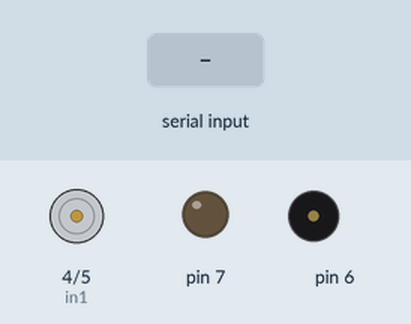
The sketch below on a simulated Arduino Uno, built with avr-gcc and run on an emulated ATmega328P. Parts: motor-driver pin pairs drawn as motors (green arrow = first pin HIGH = forward, orange = second pin HIGH = backward, longer = more drive), output pins drawn as LEDs (lit = HIGH), buzzer (waves = sounding). Dashed ring = blinking. The test bench sets the inputs (shaded band).

Above: at 1.2 s.
1.3 s: "q" received over Serial
At 2.2 s:
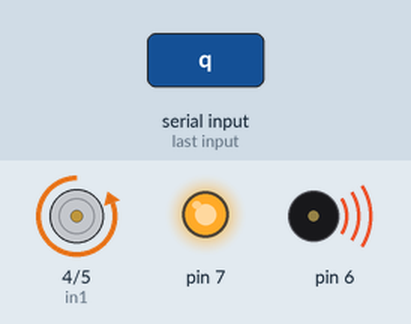
4.3 s: "w" received over Serial
At 7.2 s:
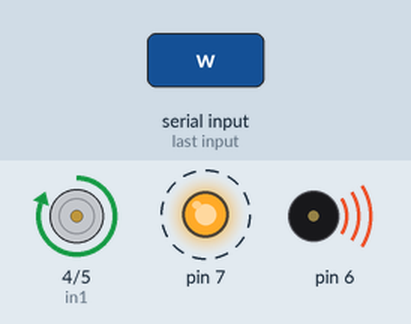
7.3 s: "h" received over Serial
At 9.17 s:
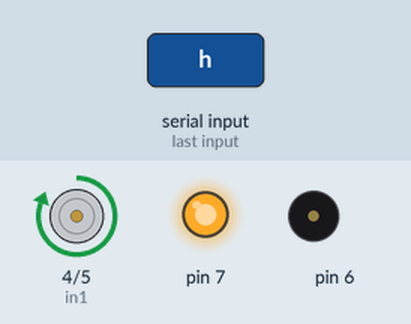
10.3 s: "e" received over Serial
At 11.2 s:
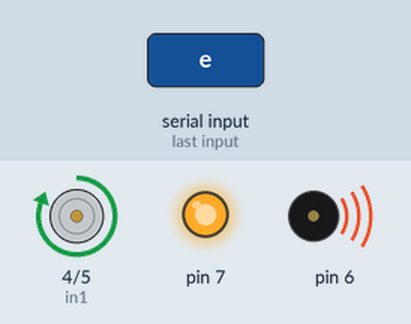
13.3 s: "h" received over Serial
At 14.7 s:
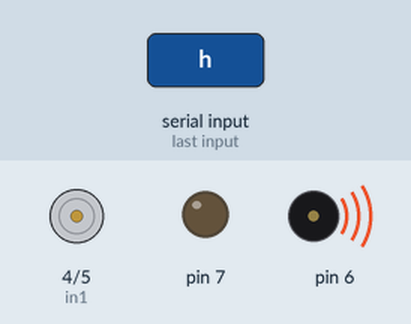
16.3 s: "1" received over Serial
At 18.4 s:
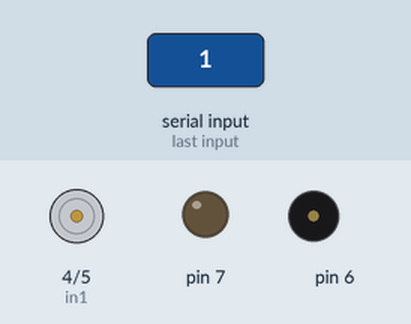
Timing chart, 0 to 18.8 s (numbered marks = the images above; inputs shaded):
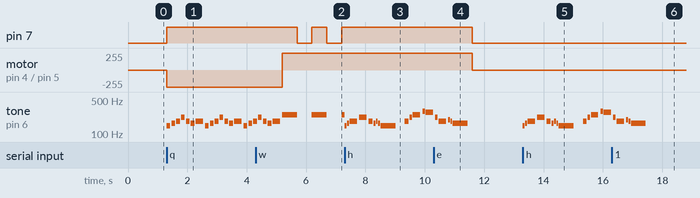

The sketch:

Final_Project_Completed_Code.ino
```cpp
#include "pitches.h"


int check = 0;
int beep = 0;
int state = 0;
int in1 = 4;
int in2 = 5;

//***********************Set up Note Sequences************************
int hobbit[] = {NOTE_D3, NOTE_E3, NOTE_FS3, NOTE_A3, NOTE_FS3, NOTE_E3, NOTE_FS3, NOTE_E3, NOTE_D3, 0, NOTE_FS3, NOTE_A3, NOTE_B3, NOTE_D4, NOTE_CS4, NOTE_A3, NOTE_FS3, NOTE_G3, NOTE_FS3, NOTE_E3};
int noteDurationHob[] = {16, 16, 4, 4, 8, 16, 16, 16, 2, 8, 8, 12, 4, 12, 4, 12, 4, 16, 16, 2};

int fwTone[] = {NOTE_D3, NOTE_E3, NOTE_FS3, NOTE_A3, NOTE_FS3, NOTE_E3, NOTE_FS3};
int noteDurationFwT[] = {8, 8, 8, 8, 8, 8, 4};
//********************************************************************

unsigned long previousTime = 0;
const long interval = 500;

void setup() {
  pinMode(in1,OUTPUT);
  pinMode(in2,OUTPUT);
  pinMode(7, OUTPUT);

  Serial.begin(9600);
}

void loop() {

//*************************Check for command**************************
  if(Serial.available() > 0){
    state = Serial.read();
    delay(5);
  }
//********************************************************************

  play_command(state);

//*********Beep and Blink LED for reverse without using delay*********

  unsigned long currentTime = millis();
  if (currentTime - previousTime >= interval) {

    previousTime = currentTime;

    if (check == 0) {
      check = 1;
    }
    else {
      check = 0;
    }
  }

  if (beep == 1){
    if (check == 1) {
      digitalWrite(7, HIGH);
      tone(6, NOTE_B3);
    }
    else {
      noTone(6);
      digitalWrite(7, LOW);
    }
  }
  else{
    noTone(6);
    digitalWrite(7, LOW);
  }

//********************************************************************

}

//****************Instruct puppy based on command sent****************

void play_command(int command){

    switch (command) {
    case 'q': //Go forward
      digitalWrite(in1, LOW);
      digitalWrite(in2, HIGH);
      for (int thisNote = 0; thisNote < 7; thisNote++) {
        int noteDuration = 1000 / noteDurationFwT[thisNote];
        tone(6, hobbit[thisNote], noteDuration);
        int pauseBetweenNotes = noteDuration * 1.30;
        digitalWrite(7, HIGH);
        delay(pauseBetweenNotes);
        digitalWrite(7, LOW);
      }
      beep = 0;
      break;

    case 'w': //Go in reverse
      digitalWrite(in1, HIGH);
      digitalWrite(in2, LOW);
      beep = 1;
      break;

    case 'e': //Stop motor
      digitalWrite(in1, LOW);
      digitalWrite(in2, LOW);
      beep = 0;
      break;

    case 'h': //play beginning of concerning hobbits
      for (int thisNote = 0; thisNote < 20; thisNote++) {
        int noteDuration = 1000 / noteDurationHob[thisNote];
        tone(6, hobbit[thisNote], noteDuration);

        int pauseBetweenNotes = noteDuration * 1.30;
        delay(pauseBetweenNotes);
      }
      beep = 0;
      break;
  }
}
```

pitches.h
```cpp
/*************************************************
 * THIS CODE WAS AQUIRED FROM THE toneMelody REFERENCE
   CODE. I AM PROVIDING IT HERE BECAUSE I USE THESE
   PUBLIC CONSTANTS IN MY FINAL CODE.
 *************************************************/

#define NOTE_B0  31
#define NOTE_C1  33
#define NOTE_CS1 35
#define NOTE_D1  37
#define NOTE_DS1 39
#define NOTE_E1  41
#define NOTE_F1  44
#define NOTE_FS1 46
#define NOTE_G1  49
#define NOTE_GS1 52
#define NOTE_A1  55
#define NOTE_AS1 58
#define NOTE_B1  62
#define NOTE_C2  65
#define NOTE_CS2 69
#define NOTE_D2  73
#define NOTE_DS2 78
#define NOTE_E2  82
#define NOTE_F2  87
#define NOTE_FS2 93
#define NOTE_G2  98
#define NOTE_GS2 104
#define NOTE_A2  110
#define NOTE_AS2 117
#define NOTE_B2  123
#define NOTE_C3  131
#define NOTE_CS3 139
#define NOTE_D3  147
#define NOTE_DS3 156
#define NOTE_E3  165
#define NOTE_F3  175
#define NOTE_FS3 185
#define NOTE_G3  196
#define NOTE_GS3 208
#define NOTE_A3  220
#define NOTE_AS3 233
#define NOTE_B3  247
#define NOTE_C4  262
#define NOTE_CS4 277
#define NOTE_D4  294
#define NOTE_DS4 311
#define NOTE_E4  330
#define NOTE_F4  349
#define NOTE_FS4 370
#define NOTE_G4  392
#define NOTE_GS4 415
#define NOTE_A4  440
#define NOTE_AS4 466
#define NOTE_B4  494
#define NOTE_C5  523
#define NOTE_CS5 554
#define NOTE_D5  587
#define NOTE_DS5 622
#define NOTE_E5  659
#define NOTE_F5  698
#define NOTE_FS5 740
#define NOTE_G5  784
#define NOTE_GS5 831
#define NOTE_A5  880
#define NOTE_AS5 932
#define NOTE_B5  988
#define NOTE_C6  1047
#define NOTE_CS6 1109
#define NOTE_D6  1175
#define NOTE_DS6 1245
#define NOTE_E6  1319
#define NOTE_F6  1397
#define NOTE_FS6 1480
#define NOTE_G6  1568
#define NOTE_GS6 1661
#define NOTE_A6  1760
#define NOTE_AS6 1865
#define NOTE_B6  1976
#define NOTE_C7  2093
#define NOTE_CS7 2217
#define NOTE_D7  2349
#define NOTE_DS7 2489
#define NOTE_E7  2637
#define NOTE_F7  2794
#define NOTE_FS7 2960
#define NOTE_G7  3136
#define NOTE_GS7 3322
#define NOTE_A7  3520
#define NOTE_AS7 3729
#define NOTE_B7  3951
#define NOTE_C8  4186
#define NOTE_CS8 4435
#define NOTE_D8  4699
#define NOTE_DS8 4978
```

Measured:
- after the input at 1.3 s, pin 7: LOW → HIGH at once; motor on pin 4 (in1) / pin 5 (in2): stopped → backward 255/255 at once
- after the input at 4.3 s, pin 7: alternates HIGH for 0.50 s and LOW for 0.50 s, starting after 1.4 s; motor on pin 4 (in1) / pin 5 (in2): backward 255/255 → forward 255/255 after 0.90 s
- after the input at 7.3 s, pin 7: stops changing and stays HIGH
- after the input at 10.3 s, motor on pin 4 (in1) / pin 5 (in2): forward 255/255 → stopped after 1.3 s; tone on pin 6: goes on until 11.4 s, then stays silent
- after the input at 13.3 s, tone on pin 6: plays 147 Hz for 0.06 s, 165 Hz for 0.06 s, 185 Hz for 0.25 s, 220 Hz for 0.25 s, 185 Hz for 0.13 s, 165 Hz for 0.06 s … (14 notes in this stretch), starting at once
- after the input at 16.3 s, tone on pin 6: goes on until 17.4 s, then stays silent
